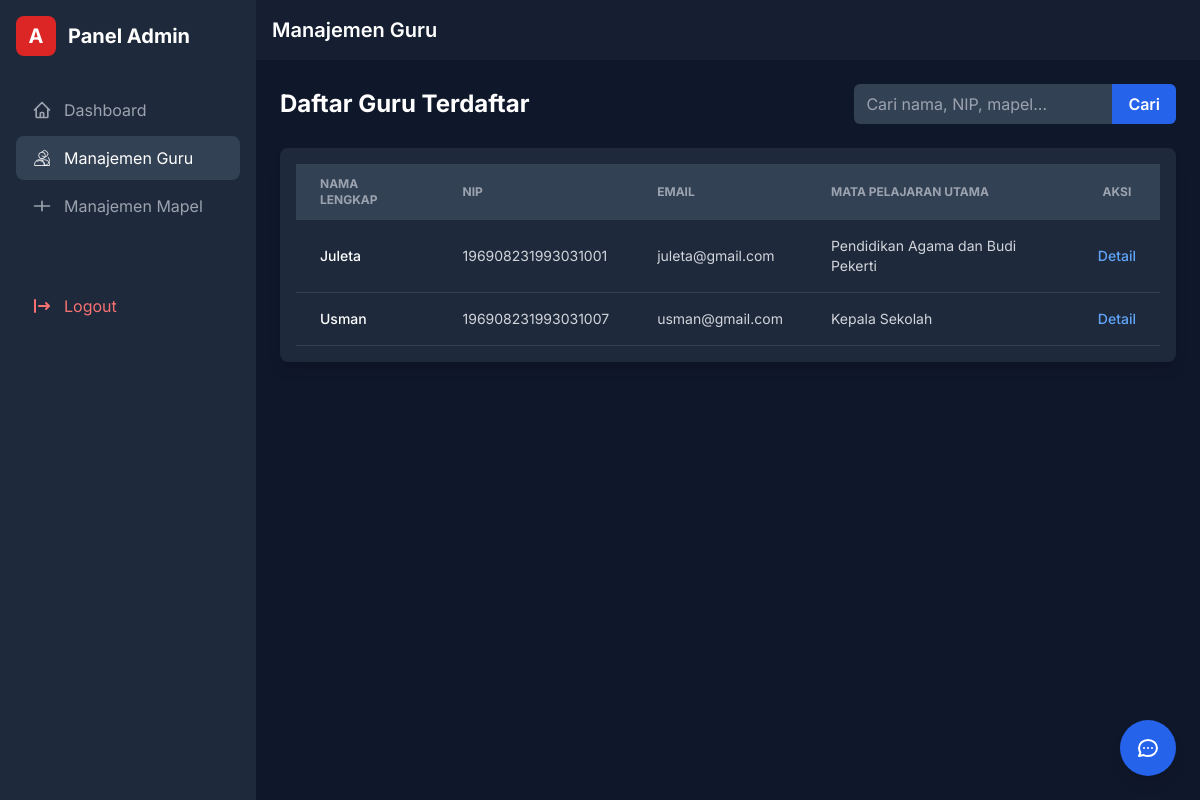
Screenshot of /petugas/manajemen_guru.php (signed in) with the database file from the repository.
### tables this page shows
CREATE TABLE `guru` (
  `id` int(11) NOT NULL,
  `name` varchar(100) NOT NULL,
  `gelar` varchar(100) DEFAULT NULL,
  `mata_pelajaran` varchar(100) DEFAULT NULL,
  `kelompok_mata_pelajaran` varchar(100) DEFAULT NULL,
  `jurusan` varchar(255) DEFAULT NULL,
  `jenis_kelamin` enum('Laki-Laki','Perempuan','Lainnya') DEFAULT NULL,
  `agama` varchar(50) DEFAULT NULL,
  `jenjang` varchar(50) DEFAULT NULL,
  `pangkat` varchar(50) DEFAULT NULL,
  `golongan` varchar(10) DEFAULT NULL,
  `nip` varchar(18) DEFAULT NULL,
  `email` varchar(100) NOT NULL,
  `email_pemulihan` varchar(100) DEFAULT NULL,
  `photo` varchar(255) DEFAULT NULL,
  `created_at` timestamp NOT NULL DEFAULT current_timestamp(),
  `updated_at` timestamp NOT NULL DEFAULT current_timestamp() ON UPDATE current_timestamp(),
  `password` varchar(255) NOT NULL,
  `alamat` text DEFAULT NULL,
  `no_hp` varchar(15) DEFAULT NULL
);

CREATE TABLE `guru_mapel` (
  `id` int(11) NOT NULL,
  `nama_mapel` varchar(255) NOT NULL
);

### petugas/manajemen_guru.php (the view, shortened to what this page needs)
<?php
require '../db_connection.php';
$pageTitle = 'Manajemen Guru';
$search_query = $_GET['search'] ?? '';
$sql = "
    SELECT g.id, g.name, g.nip, g.email, gm.nama_mapel
    FROM guru g
    LEFT JOIN guru_mapel gm ON g.mata_pelajaran = gm.id
";
$sql .= " ORDER BY g.name ASC";
$stmt = $conn->prepare($sql);
$stmt->execute();
$guru_list = $stmt->get_result()->fetch_all(MYSQLI_ASSOC);
require_once 'layout/header.php';
require_once 'layout/sidebar.php';
?>
<div class="flex-1 flex flex-col">
    <header class="bg-slate-800/50 backdrop-blur-lg shadow-sm p-4 flex items-center justify-between sticky top-0 z-20">
        <h1 class="text-xl font-semibold text-white"><?php echo $pageTitle; ?></h1>
    </header>
    <main class="p-6 flex-grow">
        <div class="flex flex-col sm:flex-row justify-between items-start sm:items-center mb-6">
            <h2 class="text-2xl font-bold text-white mb-4 sm:mb-0">Daftar Guru Terdaftar</h2>
            <form method="GET" action="manajemen_guru.php" class="flex">
                <input type="text" name="search" placeholder="Cari nama, NIP, mapel..." value="<?php echo htmlspecialchars($search_query); ?>" class="bg-slate-700 border-slate-600 rounded-l-md py-2 px-3 text-white focus:ring-blue-500 focus:border-blue-500">
                <button type="submit" class="bg-blue-600 text-white font-semibold px-4 py-2 rounded-r-md hover:bg-blue-700 transition-colors">Cari</button>
            </form>
        </div>
        <div class="bg-slate-800 p-2 sm:p-4 rounded-lg shadow-lg">
            <div class="overflow-x-auto">
                <table class="min-w-full text-sm text-left text-gray-300">
                    <thead class="text-xs text-gray-400 uppercase bg-slate-700">
                        <tr>
                            <th scope="col" class="px-6 py-3">Nama Lengkap</th>
                            <th scope="col" class="px-6 py-3">NIP</th>
                            <th scope="col" class="px-6 py-3">Email</th>
                            <th scope="col" class="px-6 py-3">Mata Pelajaran Utama</th>
                            <th scope="col" class="px-6 py-3 text-center">Aksi</th>
                        </tr>
                    </thead>
                    <tbody>
                        <?php if (empty($guru_list)): ?>
                            <tr class="bg-slate-800 border-b border-slate-700">
                                <td colspan="5" class="px-6 py-4 text-center">Data tidak ditemukan.</td>
                            </tr>
                        <?php else: ?>
                            <?php foreach ($guru_list as $guru): ?>
                                <tr class="bg-slate-800 border-b border-slate-700 hover:bg-slate-700/50">
                                    <th scope="row" class="px-6 py-4 font-medium text-white whitespace-nowrap">
                                        <?php echo htmlspecialchars($guru['name']); ?>
                                    </th>
                                    <td class="px-6 py-4">
                                        <?php echo htmlspecialchars($guru['nip'] ?: '-'); ?>
                                    </td>
                                    <td class="px-6 py-4">
                                        <?php echo htmlspecialchars($guru['email']); ?>
                                    </td>
                                    <td class="px-6 py-4">
                                        <?php echo htmlspecialchars($guru['nama_mapel'] ?? '-'); ?>
                                    </td>
                                    <td class="px-6 py-4 text-center">
                                        <a href="detail_guru.php?id=<?php echo $guru['id']; ?>" class="font-medium text-blue-400 hover:underline">Detail</a>
                                    </td>
                                </tr>
                            <?php endforeach; ?>
                        <?php endif; ?>
                    </tbody>
                </table>
            </div>
        </div>
    </main>
</div>
<?php
require_once 'layout/footer.php';
?>

### petugas/layout/header.php (style rules this page uses)
body { font-family: 'Inter', sans-serif; }

### rows the page displays
guru: name "Juleta", nip "196908231993031001", email "juleta@gmail.com", guru_mapel.nama_mapel "Pendidikan Agama dan Budi Pekerti"
guru: name "Usman", nip "196908231993031007", email "usman@gmail.com", guru_mapel.nama_mapel "Kepala Sekolah"

### other values shown
$item['label'] "Dashboard"
$item['label'] "Manajemen Guru"
$item['label'] "Manajemen Mapel"
$pageTitle "Manajemen Guru"
